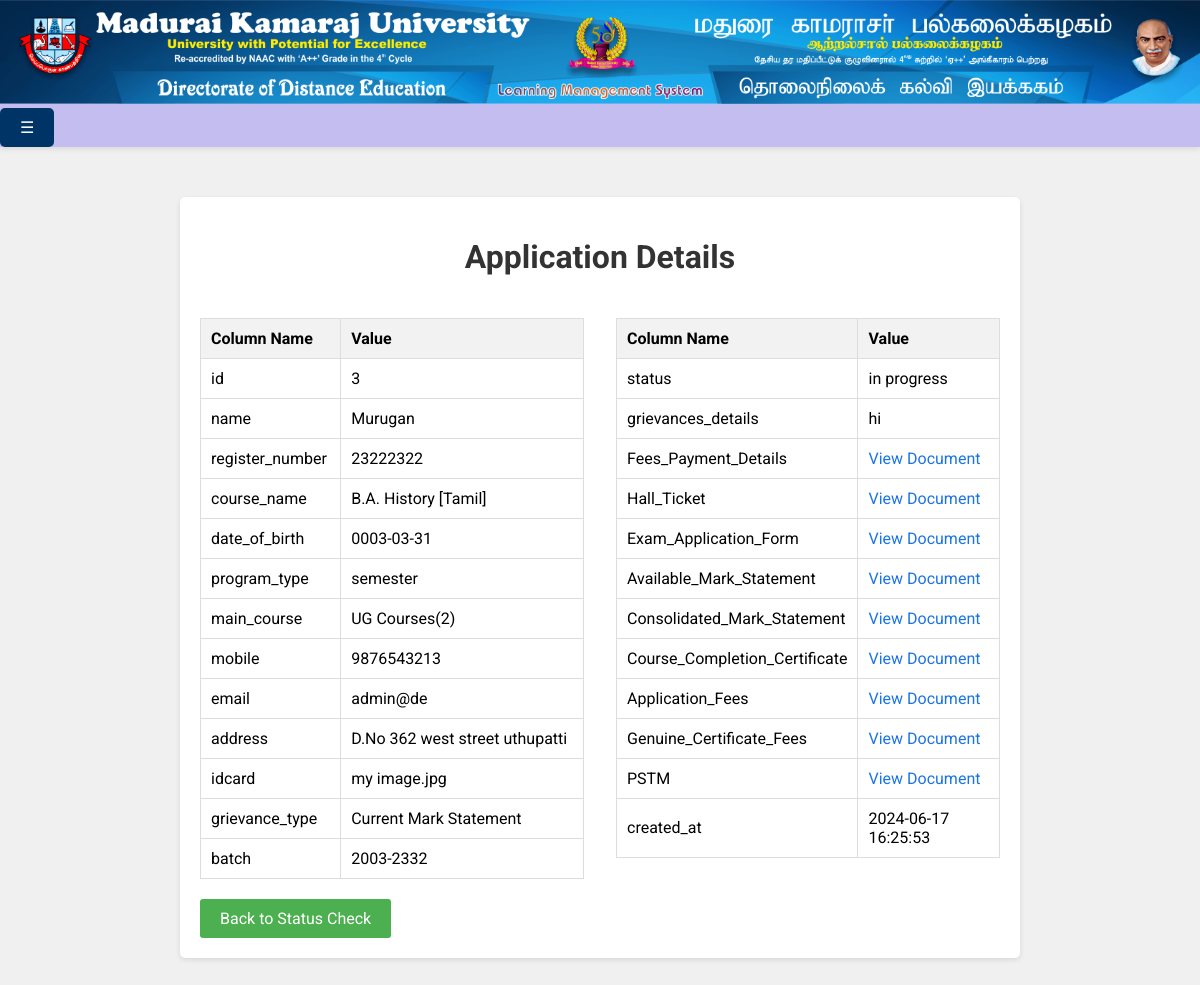
The page /view_details.php?timestamp=2024-06-17 16:25:53 on the database its author committed.
### tables this page shows
CREATE TABLE `grievances` (
  `id` int(11) NOT NULL,
  `name` varchar(255) DEFAULT NULL,
  `register_number` varchar(255) DEFAULT NULL,
  `course_name` varchar(255) DEFAULT NULL,
  `date_of_birth` date DEFAULT NULL,
  `program_type` varchar(255) DEFAULT NULL,
  `main_course` varchar(255) DEFAULT NULL,
  `mobile` varchar(20) DEFAULT NULL,
  `email` varchar(255) DEFAULT NULL,
  `address` text DEFAULT NULL,
  `idcard` varchar(255) DEFAULT NULL,
  `grievance_type` varchar(255) DEFAULT NULL,
  `batch` varchar(50) DEFAULT NULL,
  `status` varchar(50) DEFAULT NULL,
  `grievances_details` text DEFAULT NULL,
  `Fees_Payment_Details` varchar(255) DEFAULT NULL,
  `Hall_Ticket` varchar(255) DEFAULT NULL,
  `Exam_Application_Form` varchar(255) DEFAULT NULL,
  `Available_Mark_Statement` varchar(255) DEFAULT NULL,
  `Consolidated_Mark_Statement` varchar(255) DEFAULT NULL,
  `Course_Completion_Certificate` varchar(255) DEFAULT NULL,
  `Application_Fees` varchar(255) DEFAULT NULL,
  `Genuine_Certificate_Fees` varchar(255) DEFAULT NULL,
  `PSTM` varchar(255) DEFAULT NULL,
  `created_at` timestamp NOT NULL DEFAULT current_timestamp()
);

### view_details.php (the view, shortened to what this page needs)
<!DOCTYPE html>
<html lang="en">
<head>
    <link rel="stylesheet" href="css/view_details.css">
    <link rel="stylesheet" href="css/toggle.css">
</head>
<body>
<header>
        <img src="CFR.png" alt="Banner image not found">
        <button id="toggleButton">☰</button>
    </header>
    <div class="container">
        <h1>Application Details</h1>
        <?php
        $servername = "localhost";
        $username = "root";
        $password = "";
        $dbname = "vinzo1";
        $conn = new mysqli($servername, $username, $password, $dbname);
        if (isset($_GET['timestamp'])) {
            $timestamp = $_GET['timestamp'];
            $stmt = $conn->prepare("SELECT * FROM grievances WHERE created_at = ?");
            $stmt->bind_param("s", $timestamp);
            $stmt->execute();
            $result = $stmt->get_result();
            if ($result->num_rows > 0) {
                $row = $result->fetch_assoc();
                $half = ceil(count($row) / 2);
                $columns = array_keys($row);
                $values = array_values($row);
                echo '<div class="details-container">';
                echo '<div class="details-column">';
                echo '<table>';
                echo '<tr><th>Column Name</th><th>Value</th></tr>';
                for ($i = 0; $i < $half; $i++) {
                    $column = htmlspecialchars($columns[$i]);
                    $value = htmlspecialchars($values[$i]);
                    if (in_array($column, ['document1', 'document2', 'document3', 'document4', 'document5', 'document6', 'document7', 'document8', 'document9'])) {
                        echo "<tr><td>$column</td><td><a class='document-link' href='uploads/$value' target='_blank'>View Document</a></td></tr>";
                    } else {
                        echo "<tr><td>$column</td><td>$value</td></tr>";
                    }
                }
                echo '</table>';
                echo '</div>';
                echo '<div class="details-column">';
                echo '<table>';
                echo '<tr><th>Column Name</th><th>Value</th></tr>';
                for ($i = $half; $i < count($columns); $i++) {
                    $column = htmlspecialchars($columns[$i]);
                    $value = htmlspecialchars($values[$i]);
                    if (in_array($column, ['Fees_Payment_Details','Hall_Ticket','Exam_Application_Form','Available_Mark_Statement','Consolidated_Mark_Statement','Course_Completion_Certificate','Application_Fees','Genuine_Certificate_Fees','PSTM',])) {
                        echo "<tr><td>$column</td><td><a class='document-link' href='uploads/$value' target='_blank'>View Document</a></td></tr>";
                    } else {
                        echo "<tr><td>$column</td><td>$value</td></tr>";
                    }
                }
                echo '</table>';
                echo '</div>';
                echo '</div>';
            } else {
                echo "<p>No records found for the given timestamp.</p>";
            }
        } else {
            echo "<p>Invalid request.</p>";
        }
        ?>
        <a href="status_check.html" class="back-button">Back to Status Check</a>
    </div>
</body>
</html>

### css/view_details.css (style rules this page uses)
body { font-family: 'Roboto', sans-serif; margin: 0; padding: 0; background-color: #f0f0f0; }
header img { width: 100%; }
.container { width: 80%; max-width: 800px; margin: 50px auto; padding: 20px; background-color: #fff; border-radius: 5px; box-shadow: 0 2px 5px rgba(0, 0, 0, 0.1); }
h1 { text-align: center; color: #333; }
.details-container { display: flex; justify-content: space-between; }
.details-column { width: 48%; }
table { width: 100%; border-collapse: collapse; margin-top: 20px; }
th, td { padding: 10px; border: 1px solid #ddd; text-align: left; }
th { background-color: #f2f2f2; font-weight: bold; }
.back-button { display: inline-block; margin-top: 20px; padding: 10px 20px; background-color: #4CAF50; color: white; text-decoration: none; border-radius: 3px; text-align: center; }
.document-link { color: #1a73e8; text-decoration: none; }

### css/toggle.css (style rules this page uses)
header { position: sticky; top: 0; width: 100%; background-color: rgba(192, 186, 241, 0.9); z-index: 1000; box-shadow: 0 2px 5px rgba(0, 0, 0, 0.1); }
button#toggleButton { background-color: #003366; color: white; padding: 10px 20px; border: none; cursor: pointer; font-size: 16px; border-radius: 5px; }

### rows shown on the page
grievances: id "3", name "Murugan", register_number "23222322", course_name "B.A. History [Tamil]", date_of_birth "0003-03-31", program_type "semester", main_course "UG Courses(2)", mobile "9876543213", email "admin@de", address "D.No 362 west street uthupatti", idcard "my image.jpg", grievance_type "Current Mark Statement", batch "2003-2332", status "in progress", grievances_details "hi", created_at "2024-06-17 16:25:53"

### other values the page prints
$column "id"
$column "name"
$column "register_number"
$column "course_name"
$column "date_of_birth"
$column "program_type"
$column "main_course"
$column "mobile"
$column "email"
$column "address"
$column "idcard"
$column "grievance_type"
$column "batch"
$column "status"
$column "grievances_details"
